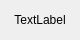
<?xml version="1.0" encoding="UTF-8"?>
<ui version="4.0">
 <class>MenuSound</class>
 <widget class="QWidget" name="MenuSound">
  <property name="geometry">
   <rect>
    <x>0</x>
    <y>0</y>
    <width>80</width>
    <height>40</height>
   </rect>
  </property>
  <property name="windowTitle">
   <string>Menu Sound</string>
  </property>
  <widget class="QLabel" name="label">
   <property name="geometry">
    <rect>
     <x>0</x>
     <y>0</y>
     <width>80</width>
     <height>40</height>
    </rect>
   </property>
   <property name="text">
    <string>TextLabel</string>
   </property>
   <property name="alignment">
    <set>Qt::AlignCenter</set>
   </property>
  </widget>
 </widget>
 <resources/>
 <connections/>
</ui>
